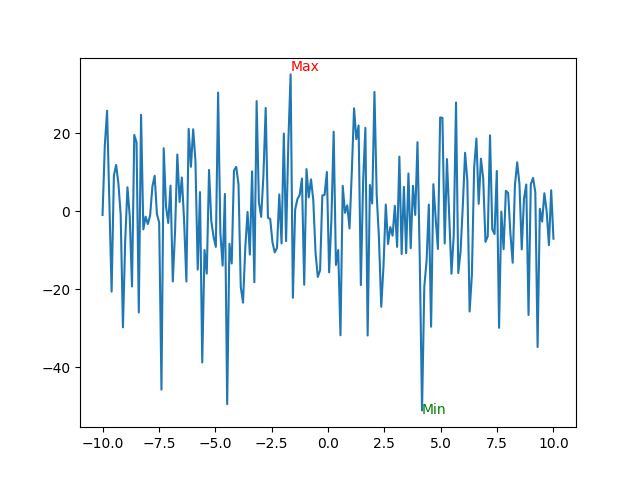

Here is the Python script that generated this plot:
import matplotlib.pyplot as plt
import numpy as np

x = np.linspace(-10,10,200)
y = np.random.normal(0,15,200)

max_y = max(y)
max_x = x[y.argmax()] # argmax : 最大值的index

min_y = min(y)
min_x = x[y.argmin()] # argmax : 最大值的index

fig, ax = plt.subplots()

ax.plot(x,y)
ax.text(max_x,max_y+1,"Max",fontdict=dict(color = "red"))
ax.text(min_x,min_y-1,"Min",fontdict={"color":"green"})


plt.savefig("./text.jpg")
plt.show()
